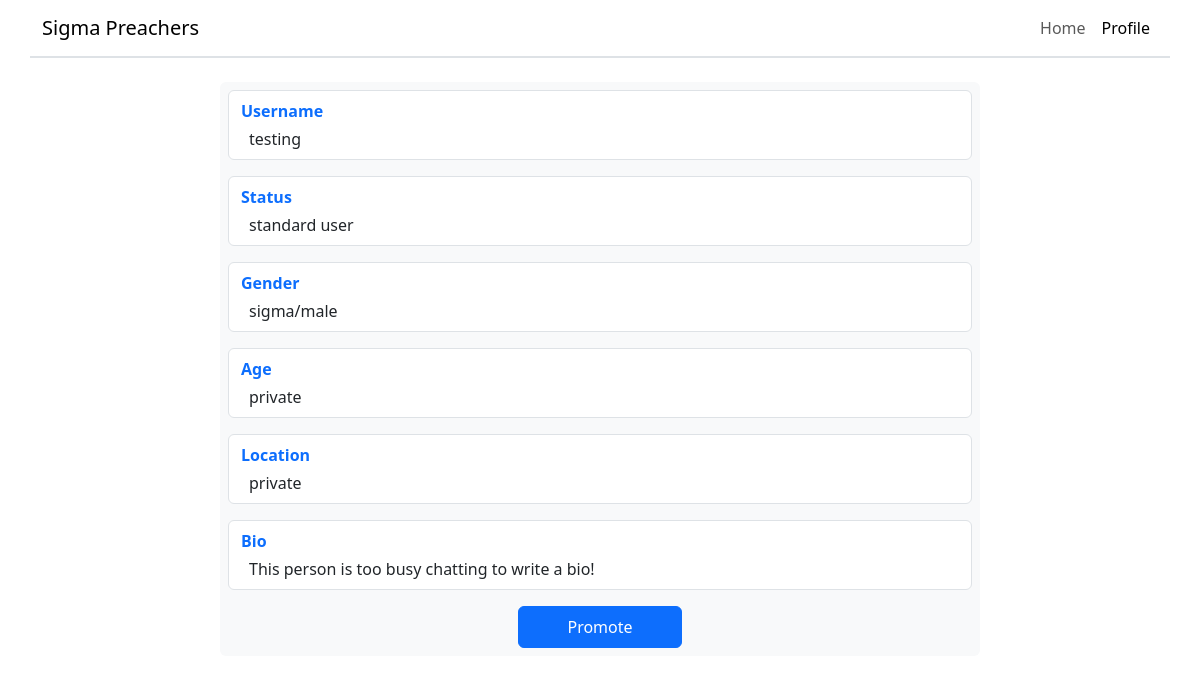
/view_profile/2 (signed in), run on an earlier commit of the app's database.
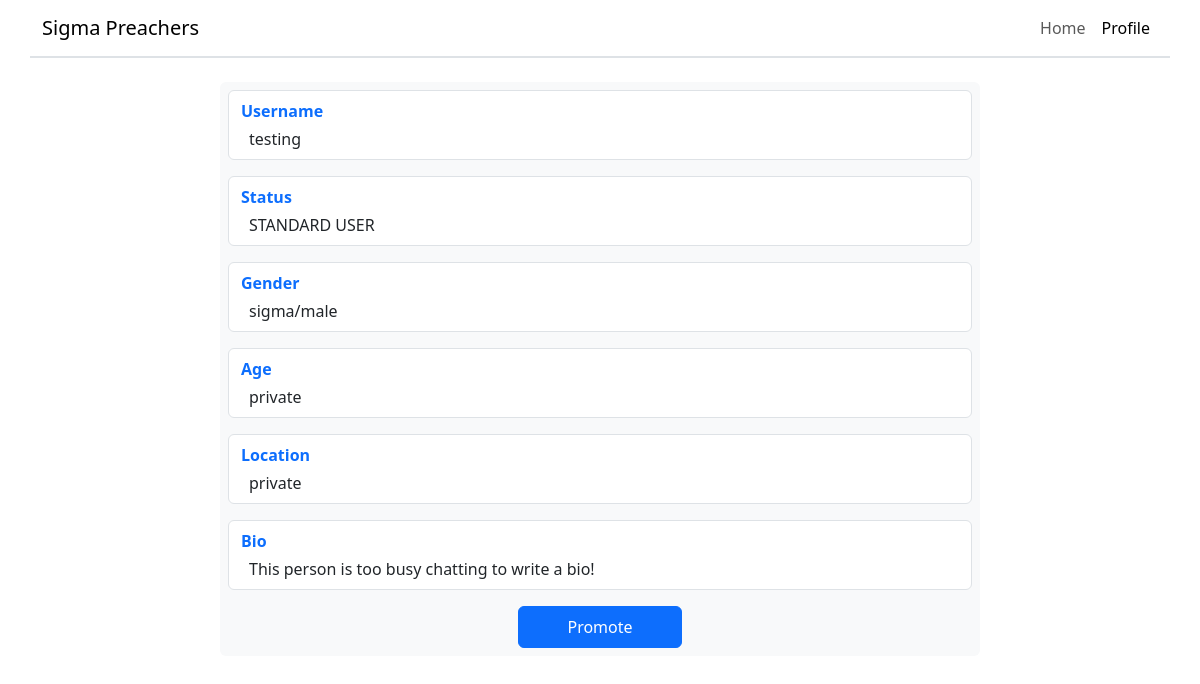
And on a later commit of the database.
### project/database/create_db.py (models this page shows)
class User(UserMixin, db.Model):
    __tablename__ = "users"
    id = db.Column(db.Integer, primary_key=True, autoincrement=True)
    username = db.Column(db.String(67), unique=True, nullable=False)
    password = db.Column(db.Integer, nullable=False)  # Only store password hash
    status = db.Column(db.String(20), default="STANDARD USER", nullable=False)
    gender = db.Column(db.String(67), default="sigma/male", nullable=False)
    age = db.Column(db.Integer, default=-1, nullable=False)
    location = db.Column(db.String(67), default="private", nullable=False)
    bio = db.Column(
        db.String(255),
        default="This person is too busy chatting to write a bio!",
        nullable=False,
    )
    room_access = db.relationship("RoomAccess", backref="user")

### project/routes/view_profile.py (the view)
@view_profile_bp.route("/view_profile/<int:id>")
@login_required
def view_profile(id):
    service = ViewProfileService(id)
    user_details = service.get_user_object()
    own_profile = id == current_user.id
    return render_template(
        "view_profile.html", user_details=user_details, own_profile=own_profile
    )

### project/database/select_db.py (called while the page is built)
    @staticmethod
    def select_user_with_id(user_id: int) -> User:
        found_user = User.query.filter(User.id == user_id).first()
        return found_user

### project/services/view_profile.py (called while the page is built)
    def get_user_object(self) -> User:
        return Select.select_user_with_id(self.user_id)

### project/templates/view_profile.html (shortened to what this page needs)
{% extends "base.html" %}
{% block body %}
<header class="row border-bottom border-2">
    <nav class="navbar navbar-expand-sm">
        <div class="container-fluid">
            <a class="navbar-brand" href="/">Sigma Preachers</a>
            <div class="collapse navbar-collapse" id="collapsibleNavbar">
                <ul class="navbar-nav ms-auto">
                    <li class="nav-item">
                        <a class="nav-link" href="/home">Home</a>
                    </li>
                    <li class="nav-item">
                        <a class="nav-link active" href="/view_profile/{{ current_user.id }}">Profile</a>
                    </li>
                </ul>
            </div>
        </div>
    </nav>
</header>
<main class="mt-4">
    <div class="row d-flex justify-content-center mb-5">
        <div class="bg-light rounded p-2 mb-5 col-sm-8">
            <div class="d-flex flex-column row border py-2 mx-0 rounded mb-3" style="background-color: white;">
                <p class="text-primary fw-bold ms-0 my-0">Username</p>
                <p class="mt-1 ms-2 mb-0">{{ user_details.username }}</p>
            </div>
            <div class="d-flex flex-column row border py-2 mx-0 rounded mb-3" style="background-color: white;">
                <p class="text-primary fw-bold ms-0 my-0">Status</p>
                <p class="mt-1 ms-2 mb-0">{{ user_details.status }}</p>
            </div>
            <div class="d-flex flex-column row border py-2 mx-0 rounded mb-3" style="background-color: white;">
                <p class="text-primary fw-bold ms-0 my-0">Gender</p>
                <p class="mt-1 ms-2 mb-0">{{ user_details.gender }}</p>
            </div>
            <div class="d-flex flex-column row border py-2 mx-0 rounded mb-3" style="background-color: white;">
                <p class="text-primary fw-bold ms-0 my-0">Age</p>
                {% if user_details.age == -1 %}
                <p class="mt-1 ms-2 mb-0">private</p>
                {% else %}
                <p class="mt-1 ms-2 mb-0">{{ user_details.age }}</p>
                {% endif %}
            </div>
            <div class="d-flex flex-column row border py-2 mx-0 rounded mb-3" style="background-color: white;">
                <p class="text-primary fw-bold ms-0 my-0">Location</p>
                <p class="mt-1 ms-2 mb-0">{{ user_details.location }}</p>
            </div>
            <div class="d-flex flex-column row border py-2 mx-0 rounded" style="background-color: white;">
                <p class="text-primary fw-bold ms-0 my-0">Bio</p>
                <p class="mt-1 ms-2 mb-0 text-break">{{ user_details.bio }}</p>
            </div>
            {% if current_user.username == "MASTER" and not own_profile %}
            <div class="d-flex justify-content-center" style="width: 100%">
                <a href="/promote_user/{{ user_details.id }}" class="btn btn-primary py-2 mt-3 px-5 mx-auto">Promote</a>
            </div>
            {% endif %}
        </div>
    </div>
</main>
{% endblock %}

### project/templates/base.html (shortened to what this page needs)
<!doctype html>
<html lang="en" data-bs-theme="light">
    <head>
        <link
            href="https://cdn.jsdelivr.net/npm/bootstrap@5.3.8/dist/css/bootstrap.min.css"
            rel="stylesheet"
        />
    </head>
    <body class="container">
        {% block body %}{% endblock %}
    </body>
</html>

What changed in the data, as far as the page shows it:
changed User "testing": status "standard user" → "STANDARD USER"
